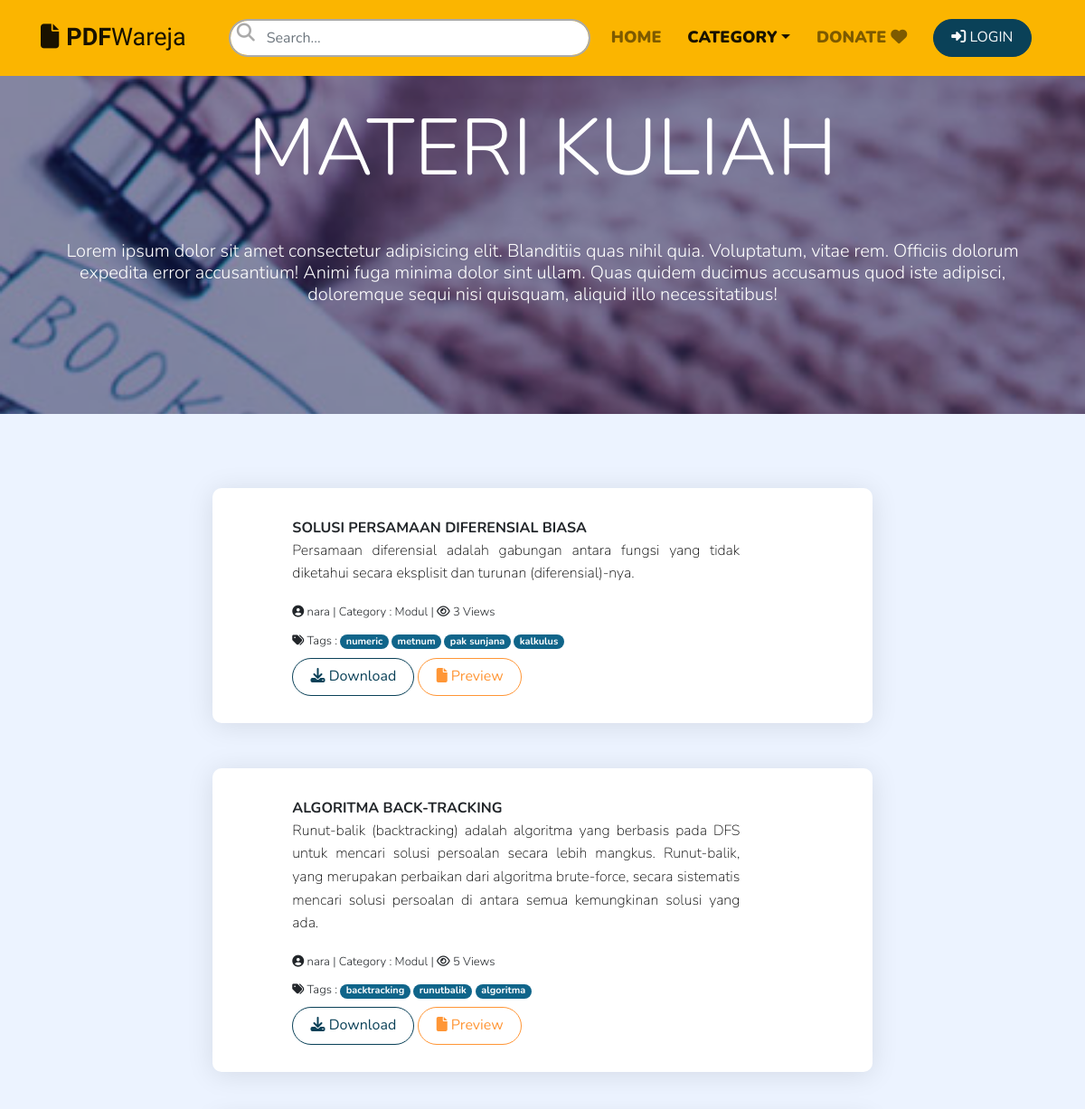
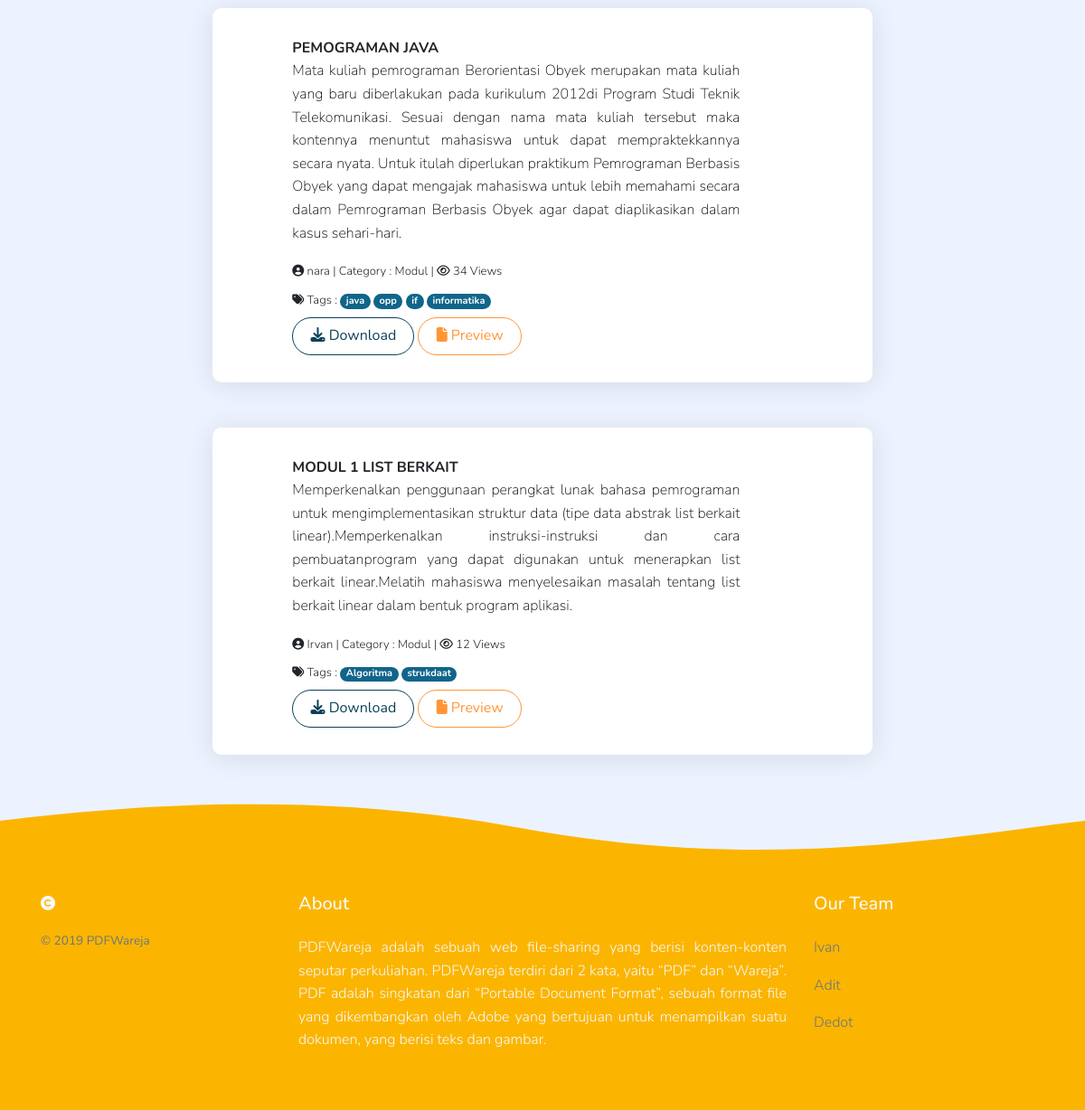
The app's page /index.php/modul with its own data (2 pictures, top to bottom).
### tables this page shows
CREATE TABLE IF NOT EXISTS `tberkas` (
`id_berkas` int(11) NOT NULL,
  `judul_b` varchar(255) DEFAULT NULL,
  `abstrak` text,
  `tgl_uploaded` datetime DEFAULT NULL,
  `tgl_updated` date DEFAULT NULL,
  `file` varchar(255) DEFAULT NULL,
  `tags` text,
  `viewed` int(11) DEFAULT NULL,
  `id_user` int(11) DEFAULT NULL,
  `id_kategori` int(11) DEFAULT NULL
);

CREATE TABLE IF NOT EXISTS `tuser` (
`id_user` int(11) NOT NULL,
  `nama` varchar(255) DEFAULT NULL,
  `email` varchar(255) NOT NULL,
  `password` varchar(255) DEFAULT NULL
);

CREATE TABLE IF NOT EXISTS `tkategori` (
`id_kategori` int(11) NOT NULL,
  `nama_kat` varchar(255) DEFAULT NULL,
  `deks` text
);

### application/controllers/modul.php (called while the page is built, shortened)
<?php
class Modul extends CI_Controller{
    function __construct()
    {
        $this->load->model('m_modul');
    }
    public function index()
    {
        $tampil=$this->m_modul->data();
        $data=array(
            'data'=>$tampil
        );
        $this->load->view("v_modul",$data);
    }
}

### index.php (called while the page is built, shortened)
<?php
require_once BASEPATH.'core/CodeIgniter.php';

### application/models/m_modul.php (called while the page is built, shortened)
<?php
class M_modul extends CI_Model {
    function data()
    {
        $us=$this->db->select('*')
                 ->from('tberkas')
                 ->join('tkategori','tberkas.id_kategori=tkategori.id_kategori')
                 ->join('tuser','tberkas.id_user=tuser.id_user')
                 ->where('tkategori.nama_kat','Modul')
                 ->order_by('tgl_uploaded','DESC')
                 ->get()
                 ->result();
        return $us;
    }
}

### application/views/v_modul.php (the view, shortened to what this page needs)
<!DOCTYPE html>
<html lang="en">
<head>
<link rel="stylesheet" href="https://use.fontawesome.com/releases/v5.3.1/css/all.css">
 <link rel="stylesheet" href="https://stackpath.bootstrapcdn.com/bootstrap/4.1.3/css/bootstrap.min.css">
<link href="<?php echo base_url();?>assets/css/main.css" rel="stylesheet"/>
<link href="<?php echo base_url(); ?>assets/css/vendor/aos.css" rel="stylesheet"/>
<link href="<?php echo base_url();?>assets/css/mycss.css" rel="stylesheet"/>
</head>
<body>
<nav class="navbar  navbar-expand-lg navbar-light fixed-top bg-orange ">
        <div class="container">
            <a class="navbar-brand" href="<?php echo base_url();?>">
                <i class="fas fa-file mr-2"></i><strong>PDF</strong>Wareja</a>
            <div class="collapse navbar-collapse" id="navbarNavDropdown-1">
                <div class="col-lg-5">
                    <ul class="navbar-nav md-12 .mr-auto">
                        <form action="<?php echo base_url('search/hasil')?>" action="GET">
                            <div class="inputWithIcon">
                                <input type="text" class ="form-control iput input-round" name="search"  placeholder="Search...">
                                <i class="fa fa fa-search fa-lg fa-fw" aria-hidden="true"></i>
                            </div>
                        </form>
                    </ul>
                </div>
                <ul class="navbar-nav ml-auto d-flex align-items-center">
                        <li class="nav-item"><a class="nav-link" href="<?php echo base_url();?>">HOME <span class="sr-only">(current)</span></a></li>
                        <li class="nav-item dropdown active"><a class="nav-link dropdown-toggle" href="#" id="navbarDropdownMenuLink" data-toggle="dropdown" aria-haspopup="true" aria-expanded="false">CATEGORY</a>
                            <li class="nav-item"><a class="nav-link" href="<?php echo base_url();?>donate">DONATE <span class="fa fa-heart"></span> </a></li>
                        </li>
                        <li class="nav-item active" >
                        <span class="nav-link" href="#">
                        <a class="btn btn-navy btn-round text-light" href="<?php echo base_url('login');?>"><i class="fas fa-sign-in-alt"></i> LOGIN</a>
                        </span>
                        </li>
                </ul>
            </div>
        </div>
        </nav>
<main>
<div class="jumbotron jumbotron-md jumbotron-fluid overlay overlay-blue" style="background-image:url(assets/img/demo/modul2.jpg); background-position: center center; background-size:cover; background-repeat: no-repeat; background-attachment: fixed;">
	<div class="container text-center text-white h-100">
		<h1 class="display-2">MATERI KULIAH</h1>
		<h5 class="font-weight-light mt-5">Lorem ipsum dolor sit amet consectetur adipisicing elit. Blanditiis quas nihil quia. Voluptatum, vitae rem. Officiis dolorum expedita error accusantium! Animi fuga minima dolor sint ullam. Quas quidem ducimus accusamus quod iste adipisci, doloremque sequi nisi quisquam, aliquid illo necessitatibus!</h5>
	</div>
</div>
<div class="container">
    <div class="row justify-content-center">
         <div class="col-lg-8 ">
                <?php
                    foreach ($data as $u)  :
                    ?>
                        <div class="col-lg-12 info-panel">
                            <div class="row">
                              <div class="col-lg-1">
                              </div>
                              <div class="col-lg-9">
                                  <a><h4 > <?php echo $u->judul_b; ?> </h4></a>
                                  <p><?=$u->abstrak;?></p>
                                      <label> <span class="fa fa-user-circle "></span> <?=$u->nama;?> | Category : <?=$u->nama_kat;?> | <span class="fa fa-eye"></span> <?=$u->viewed ?> Views</label>
                                      <br>
                                      <label> <span class="fa fa-tags"></span> Tags :
                                      <?php
                                          if (empty($u->tags)):
                                    ?>
                                    -
                                     <?php  else :
                                          $tags = $u->tags;
                                          $tags_ar= explode(',',$tags);
                                          foreach ($tags_ar as $x=> $val) : ?>
                                          <a class="badge badge-pill badge-info hv" href="#"><?php echo $val ?> </a>
                                          <?php endforeach; endif;?>
                                    </label>
                                    <br>
                                      <a href="<?php echo base_url();?>home/download/<?php echo $u->id_berkas?>" class="btn btn-outline-navy btn-round"> <span class="fa fa-download"></span> Download</a>
                                      <a href="<?php echo base_url();?>viewer_pdf/tampil_c/<?php echo $u->id_berkas;?>/<?php echo url_title($u->judul_b);?>" class="btn btn-outline-orange btn-round "> <span class="fa fa-file"></span> Preview</a>
                              </div>
                              </div>
                        </div>
                            <?php endforeach; ?>
    </div>
</div>
</main>
<footer class="bg-orange pb-5">
<div class="container">
	<div class="row">
		<div class="col-12 col-md">
			<i class="fas fa-copyright text-light"></i>
			<small class="d-block mt-3 mb-3 text-muted">© 2019 PDFWareja</small>
		</div>
		<div class="col-6 ">
			<h5 class="mb-4 text-light">About</h5>
			<p class="text-light text-justify">PDFWareja adalah sebuah web file-sharing yang berisi konten-konten seputar
                    perkuliahan. PDFWareja terdiri dari 2 kata, yaitu “PDF” dan “Wareja”. PDF adalah
                    singkatan dari “Portable Document Format”, sebuah format file yang dikembangkan
                    oleh Adobe yang bertujuan untuk menampilkan suatu dokumen, yang berisi teks dan
                    gambar.</p>
		</div>
		<div class="col-6 col-md">
			<h5 class="mb-4 text-light">Our Team</h5>
			<ul class="list-unstyled text-small">
                <li>
                    <a class="text-muted" data-toggle="collapse"  role="button" aria-expanded="false" aria-controls="collapseExample"href="#">Ivan</a>
                </li>
				<li><a class="text-muted" >Adit</a></li>
				<li><a class="text-muted" >Dedot</a></li>
			</ul>
		</div>
	</div>
</div>
</footer>
</body>
</html>

### assets/css/mycss.css (style rules this page uses)
.navbar-brand { font-size: 27px; font-family: Viga; }
.nav-item { font-size: 18px; font-weight: 900; }
.btn-navy { color: #212529; background-color: #0a4158; border-color: #0a4158; }
.btn-outline-navy { color: #0a4158; background-color: transparent; background-image: none; border-color: #0a4158; }
.btn-outline-orange { color: #ff9636; background-color: transparent; background-image: none; border-color: #ff9636; }
.badge-info { color: #ffffff; background-color: #10658a; }
.info-panel { box-shadow: 0 3px 30px rgba(0, 0, 0, 0.1); border-radius: 10px; margin-top: 50px; background-color: white; padding: 30px ; }
.info-panel h4 { font-size: 16px; text-transform: uppercase; font-weight: bold; margin-top: 5px; }
.info-panel label { font-size: 13px; }
.info-panel p { font-size: 14; color: black; margin-top: -5px; font-weight: 200; text-align: justify; }
.iput[type="text"] { width: 400px; border: 2px solid #aaa; border-radius: 4px; margin: 8px 0; outline: none; padding: 8px; box-sizing: border-box; transition: 0.3s; }
.inputWithIcon .iput[type="text"] { padding-left: 40px; }
.inputWithIcon { position: relative; }
.inputWithIcon i { position: absolute; left: 1; top: 12px; padding: 2px 9px; color: #aaa; transition: 0.3s; }
body { background-color: #ECF3FF; }

### records on screen
tberkas: judul_b "SOLUSI PERSAMAAN DIFERENSIAL BIASA", abstrak "Persamaan diferensial adalah gabungan antara fungsi yang tidak diketahui secara eksplisit dan turunan (diferensial)-nya.", id_user.nama "nara", id_kategori.nama_kat "Modul", viewed "3", tags "numeric", tags "metnum", tags "pak sunjana", tags "kalkulus"
tberkas: judul_b "ALGORITMA BACK-TRACKING", abstrak "Runut-balik (backtracking) adalah algoritma yang berbasis pada DFS untuk mencari solusi persoalan secara lebih mangkus. Runut-balik, yang merupakan perbaikan dari algoritma brute-force, secara sistematis mencari solusi persoalan di antara semua kemungkinan solusi yang ada.", id_user.nama "nara", id_kategori.nama_kat "Modul", viewed "5", tags "backtracking", tags "runutbalik", tags "algoritma"
tberkas: judul_b "PEMOGRAMAN JAVA", abstrak "Mata kuliah pemrograman Berorientasi Obyek merupakan mata kuliah yang baru diberlakukan pada kurikulum 2012di Program Studi Teknik Telekomunikasi. Sesuai dengan nama mata kuliah tersebut maka kontennya menuntut mahasiswa untuk dapat mempraktekkannya secara nyata. Untuk itulah diperlukan praktikum Pemrograman Berbasis Obyek yang dapat mengajak mahasiswa untuk lebih memahami secara dalam Pemrograman Berbasis Obyek agar dapat diaplikasikan dalam kasus sehari-hari.", id_user.nama "nara", id_kategori.nama_kat "Modul", viewed "34", tags "java", tags "opp", tags "if", tags "informatika"
tberkas: judul_b "MODUL 1 LIST BERKAIT", abstrak "Memperkenalkan penggunaan perangkat lunak bahasa pemrograman untuk mengimplementasikan struktur data (tipe data abstrak list berkait linear).Memperkenalkan instruksi-instruksi dan cara pembuatanprogram yang dapat digunakan untuk menerapkan list berkait linear.Melatih mahasiswa menyelesaikan masalah tentang list berkait linear dalam bentuk program aplikasi.", id_user.nama "Irvan", id_kategori.nama_kat "Modul", viewed "12", tags "Algoritma", tags "strukdaat"
